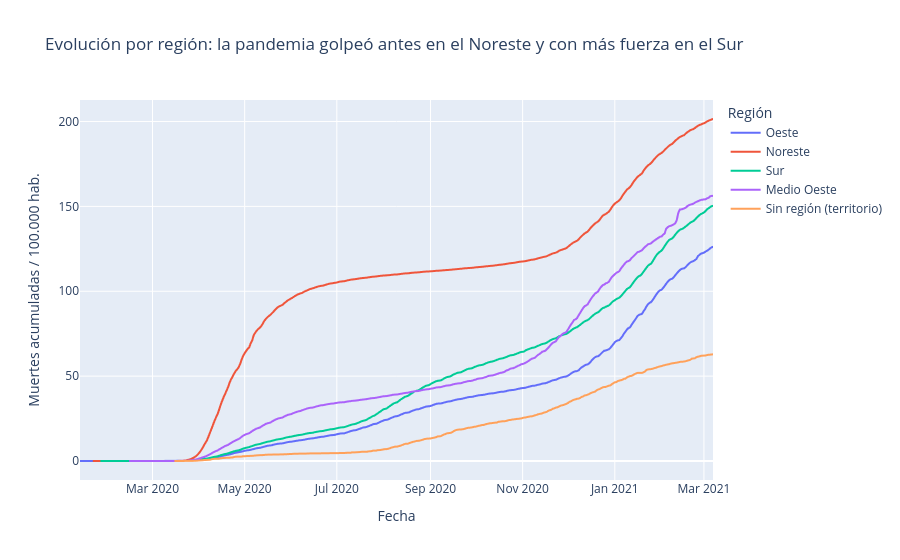

This figure's notebook cell:
### Code cell
# 2) Lineas interactivas por region con valor al pasar el ratón
fig_lineas = px.line(
    serie_region,
    x="date",
    y="muertes_100k_dia",
    color="region",
    labels={"date": "Fecha", "muertes_100k_dia": "Muertes acumuladas / 100.000 hab.",
            "region": "Región"},
    title="Evolución por región: la pandemia golpeó antes en el Noreste y con más fuerza en el Sur",
)
fig_lineas.update_layout(hovermode="x unified", legend_title_text="Región")
fig_lineas.show()

### Figure 1 — Plotly figure (JSON) as saved in the notebook; plotly's stock layout.template omitted (floating-point values rounded to 4 significant figures; data arrays with more than 128 entries replaced by an {"elided": "..."} marker saying what was removed)
{"data": [{"hovertemplate": "Región=Oeste<br>Fecha=%{x}<br>Muertes acumuladas / 100.000 hab.=%{y}<extra></extra>", "legendgroup": "Oeste", "line": {"color": "#636efa", "dash": "solid"}, "marker": {"symbol": "circle"}, "mode": "lines", "name": "Oeste", "showlegend": true, "type": "scattergl", "x": {"elided": "420 str values"}, "xaxis": "x", "y": {"elided": "420 float values"}, "yaxis": "y"}, {"hovertemplate": "Región=Noreste<br>Fecha=%{x}<br>Muertes acumuladas / 100.000 hab.=%{y}<extra></extra>", "legendgroup": "Noreste", "line": {"color": "#EF553B", "dash": "solid"}, "marker": {"symbol": "circle"}, "mode": "lines", "name": "Noreste", "showlegend": true, "type": "scattergl", "x": {"elided": "411 str values"}, "xaxis": "x", "y": {"elided": "411 float values"}, "yaxis": "y"}, {"hovertemplate": "Región=Sur<br>Fecha=%{x}<br>Muertes acumuladas / 100.000 hab.=%{y}<extra></extra>", "legendgroup": "Sur", "line": {"color": "#00cc96", "dash": "solid"}, "marker": {"symbol": "circle"}, "mode": "lines", "name": "Sur", "showlegend": true, "type": "scattergl", "x": {"elided": "406 str values"}, "xaxis": "x", "y": {"elided": "406 float values"}, "yaxis": "y"}, {"hovertemplate": "Región=Medio Oeste<br>Fecha=%{x}<br>Muertes acumuladas / 100.000 hab.=%{y}<extra></extra>", "legendgroup": "Medio Oeste", "line": {"color": "#ab63fa", "dash": "solid"}, "marker": {"symbol": "circle"}, "mode": "lines", "name": "Medio Oeste", "showlegend": true, "type": "scattergl", "x": {"elided": "387 str values"}, "xaxis": "x", "y": {"elided": "387 float values"}, "yaxis": "y"}, {"hovertemplate": "Región=Sin región (territorio)<br>Fecha=%{x}<br>Muertes acumuladas / 100.000 hab.=%{y}<extra></extra>", "legendgroup": "Sin región (territorio)", "line": {"color": "#FFA15A", "dash": "solid"}, "marker": {"symbol": "circle"}, "mode": "lines", "name": "Sin región (territorio)", "showlegend": true, "type": "scattergl", "x": {"elided": "357 str values"}, "xaxis": "x", "y": {"elided": "357 float values"}, "yaxis": "y"}], "layout": {"hovermode": "x unified", "legend": {"title": {"text": "Región"}, "tracegroupgap": 0}, "title": {"text": "Evolución por región: la pandemia golpeó antes en el Noreste y con más fuerza en el Sur"}, "xaxis": {"anchor": "y", "domain": [0.0, 1.0], "title": {"text": "Fecha"}}, "yaxis": {"anchor": "x", "domain": [0.0, 1.0], "title": {"text": "Muertes acumuladas / 100.000 hab."}}}}
